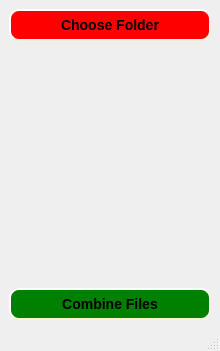
<?xml version="1.0" encoding="UTF-8"?>
<ui version="4.0">
 <class>MainWindow</class>
 <widget class="QMainWindow" name="MainWindow">
  <property name="geometry">
   <rect>
    <x>0</x>
    <y>0</y>
    <width>220</width>
    <height>351</height>
   </rect>
  </property>
  <property name="windowTitle">
   <string>BTSoft</string>
  </property>
  <widget class="QWidget" name="centralwidget">
   <layout class="QVBoxLayout" name="verticalLayout_2">
    <item>
     <layout class="QVBoxLayout" name="verticalLayout">
      <item>
       <widget class="QPushButton" name="pushButton">
        <property name="styleSheet">
         <string notr="true">QPushButton {
    background-color: red;
    border-style: outset;
    border-width: 2px;
    border-radius: 10px;
    border-color: beige;
    font: bold 14px;
    min-width: 10em;
    padding: 6px;
}</string>
        </property>
        <property name="text">
         <string>Choose Folder</string>
        </property>
       </widget>
      </item>
      <item>
       <widget class="QLabel" name="label">
        <property name="text">
         <string/>
        </property>
       </widget>
      </item>
      <item>
       <widget class="QPushButton" name="pushButton_2">
        <property name="styleSheet">
         <string notr="true">QPushButton {
    background-color: green;
    border-style: outset;
    border-width: 2px;
    border-radius: 10px;
    border-color: beige;
    font: bold 14px;
    min-width: 10em;
    padding: 6px;
}</string>
        </property>
        <property name="text">
         <string>Combine Files</string>
        </property>
       </widget>
      </item>
     </layout>
    </item>
   </layout>
  </widget>
  <widget class="QMenuBar" name="menubar">
   <property name="geometry">
    <rect>
     <x>0</x>
     <y>0</y>
     <width>220</width>
     <height>21</height>
    </rect>
   </property>
  </widget>
  <widget class="QStatusBar" name="statusbar"/>
 </widget>
 <resources/>
 <connections/>
</ui>
